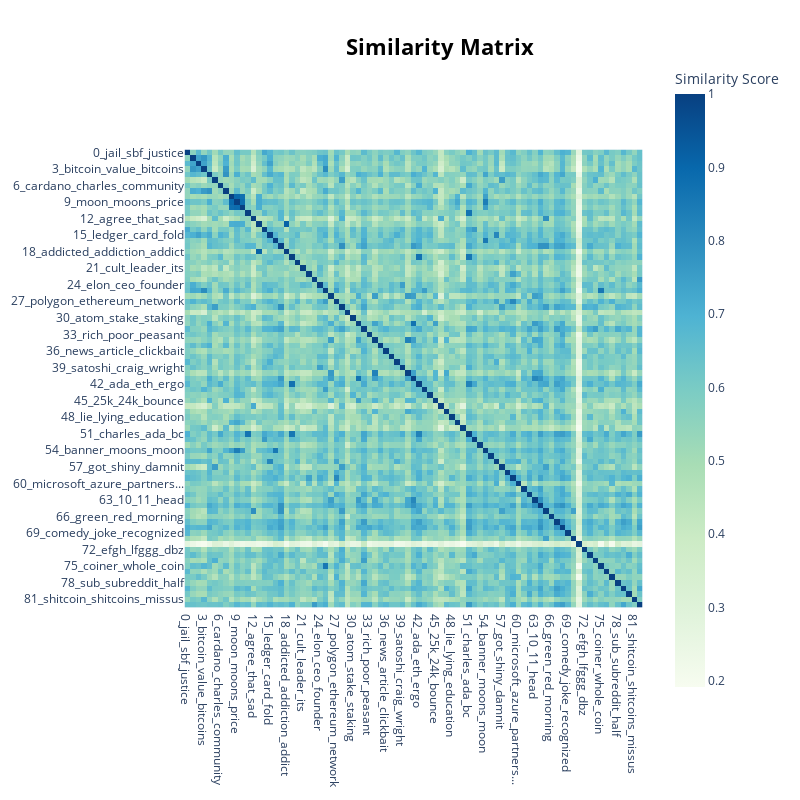

Notebook source saved alongside this figure:
### Code cell
topic_model.visualize_heatmap()

### Figure 1 — Plotly figure (JSON) as saved in the notebook; plotly's stock layout.template omitted (floating-point values rounded to 4 significant figures; data arrays with more than 128 entries replaced by an {"elided": "..."} marker saying what was removed)
{"data": [{"coloraxis": "coloraxis", "hovertemplate": "x: %{x}<br>y: %{y}<br>Similarity Score: %{z}<extra></extra>", "name": "0", "type": "heatmap", "x": ["0_jail_sbf_justice", "1_crypto_investment_risk", "2_bank_scam_money", "3_bitcoin_value_bitcoins", "4_price_or_bought", "5_cake_thanks_congrats", "6_cardano_charles_community", "7_btc_get_10k", "8_moon_mooning_gimme", "9_moon_moons_price", "10_moons_love_hey", "11_charles_hes_project", "12_agree_that_sad", "13_addiction_moon_addict", "14_sec_ripple_court", "15_ledger_card_fold", "16_banner_ad_agoradesk", "17_wasnt_03_hotdog", "18_addicted_addiction_addict", "19_ada_says_hate", "20_block_celsius_core", "21_cult_leader_its", "22_company_tech_employee", "23_night_morning_shift", "24_elon_ceo_founder", "25_coin_coins_another", "26_615_028_25", "27_polygon_ethereum_network", "28_ok_httpsimgurcomahzv59h7...", "29_deleted_removed_lmao", "30_atom_stake_staking", "31_100_100k_fiddy", "32_please_automatically_per...", "33_rich_poor_peasant", "34_million_21_22", "35_halving_price_halvings", "36_news_article_clickbait", "37_ankr_happy_stakewise", "38_solana_store_stores", "39_satoshi_craig_wright", "40_21_25_3yr", "41_50_100_15", "42_ada_eth_ergo", "43_gold_silver_2028", "44_cosmos_replicated_chain", "45_25k_24k_bounce", "46_lol_lmao_seriously", "47_year_ago_2022", "48_lie_lying_education", "49_farm_farming_farmer", "50_euroc_euro_stable", "51_charles_ada_bc", "52_xrp_sec_test", "53_issssshhhh_comma_noice", "54_banner_moons_moon", "55_strike_kraken_fastest", "56_hardware_wallet_trezor", "57_got_shiny_damnit", "58_chain_y00ts_nft", "59_polygon_shitty_executive", "60_microsoft_azure_partners...", "61_goal_01_average", "62_project_single_portfolio", "63_10_11_head", "64_12_fellers_953535", "65_n1_ya_damn", "66_green_red_morning", "67_stop_time_to", "68_money_knowledge_1000", "69_comedy_joke_recognized", "70_yes_yessir_shld", "71_gifgiphyu10grem6igvgg_gi...", "72_efgh_lfggg_dbz", "73_safe_trust_strange", "74_worked_working_try", "75_coiner_whole_coin", "76_chamber_echo_disorder", "77_decentral_centralized_in...", "78_sub_subreddit_half", "79_bear_bottom_november", "80_mind_mindset_developmental", "81_shitcoin_shitcoins_missus", "82_fiat_choo_everybody"], "xaxis": "x", "y": ["0_jail_sbf_justice", "1_crypto_investment_risk", "2_bank_scam_money", "3_bitcoin_value_bitcoins", "4_price_or_bought", "5_cake_thanks_congrats", "6_cardano_charles_community", "7_btc_get_10k", "8_moon_mooning_gimme", "9_moon_moons_price", "10_moons_love_hey", "11_charles_hes_project", "12_agree_that_sad", "13_addiction_moon_addict", "14_sec_ripple_court", "15_ledger_card_fold", "16_banner_ad_agoradesk", "17_wasnt_03_hotdog", "18_addicted_addiction_addict", "19_ada_says_hate", "20_block_celsius_core", "21_cult_leader_its", "22_company_tech_employee", "23_night_morning_shift", "24_elon_ceo_founder", "25_coin_coins_another", "26_615_028_25", "27_polygon_ethereum_network", "28_ok_httpsimgurcomahzv59h7...", "29_deleted_removed_lmao", "30_atom_stake_staking", "31_100_100k_fiddy", "32_please_automatically_per...", "33_rich_poor_peasant", "34_million_21_22", "35_halving_price_halvings", "36_news_article_clickbait", "37_ankr_happy_stakewise", "38_solana_store_stores", "39_satoshi_craig_wright", "40_21_25_3yr", "41_50_100_15", "42_ada_eth_ergo", "43_gold_silver_2028", "44_cosmos_replicated_chain", "45_25k_24k_bounce", "46_lol_lmao_seriously", "47_year_ago_2022", "48_lie_lying_education", "49_farm_farming_farmer", "50_euroc_euro_stable", "51_charles_ada_bc", "52_xrp_sec_test", "53_issssshhhh_comma_noice", "54_banner_moons_moon", "55_strike_kraken_fastest", "56_hardware_wallet_trezor", "57_got_shiny_damnit", "58_chain_y00ts_nft", "59_polygon_shitty_executive", "60_microsoft_azure_partners...", "61_goal_01_average", "62_project_single_portfolio", "63_10_11_head", "64_12_fellers_953535", "65_n1_ya_damn", "66_green_red_morning", "67_stop_time_to", "68_money_knowledge_1000", "69_comedy_joke_recognized", "70_yes_yessir_shld", "71_gifgiphyu10grem6igvgg_gi...", "72_efgh_lfggg_dbz", "73_safe_trust_strange", "74_worked_working_try", "75_coiner_whole_coin", "76_chamber_echo_disorder", "77_decentral_centralized_in...", "78_sub_subreddit_half", "79_bear_bottom_november", "80_mind_mindset_developmental", "81_shitcoin_shitcoins_missus", "82_fiat_choo_everybody"], "yaxis": "y", "z": {"elided": "83x83 float values"}}], "layout": {"coloraxis": {"colorbar": {"title": {"text": "Similarity Score"}}, "colorscale": [[0, "rgb(247,252,240)"], [0.125, "rgb(224,243,219)"], [0.25, "rgb(204,235,197)"], [0.375, "rgb(168,221,181)"], [0.5, "rgb(123,204,196)"], [0.625, "rgb(78,179,211)"], [0.75, "rgb(43,140,190)"], [0.875, "rgb(8,104,172)"], [1, "rgb(8,64,129)"]]}, "height": 800, "hoverlabel": {"bgcolor": "white", "font": {"family": "Rockwell", "size": 16}}, "legend": {"title": {"text": "Trend"}}, "margin": {"t": 60}, "showlegend": true, "title": {"font": {"color": "Black", "size": 22}, "text": "<b>Similarity Matrix</b>", "x": 0.55, "xanchor": "center", "y": 0.95, "yanchor": "top"}, "width": 800, "xaxis": {"anchor": "y", "autorange": true, "constrain": "domain", "domain": [0, 1], "range": [-0.5, 82.5], "scaleanchor": "y", "type": "category"}, "yaxis": {"anchor": "x", "autorange": true, "constrain": "domain", "domain": [0.1407, 0.8593], "range": [82.5, -0.5], "type": "category"}}}
